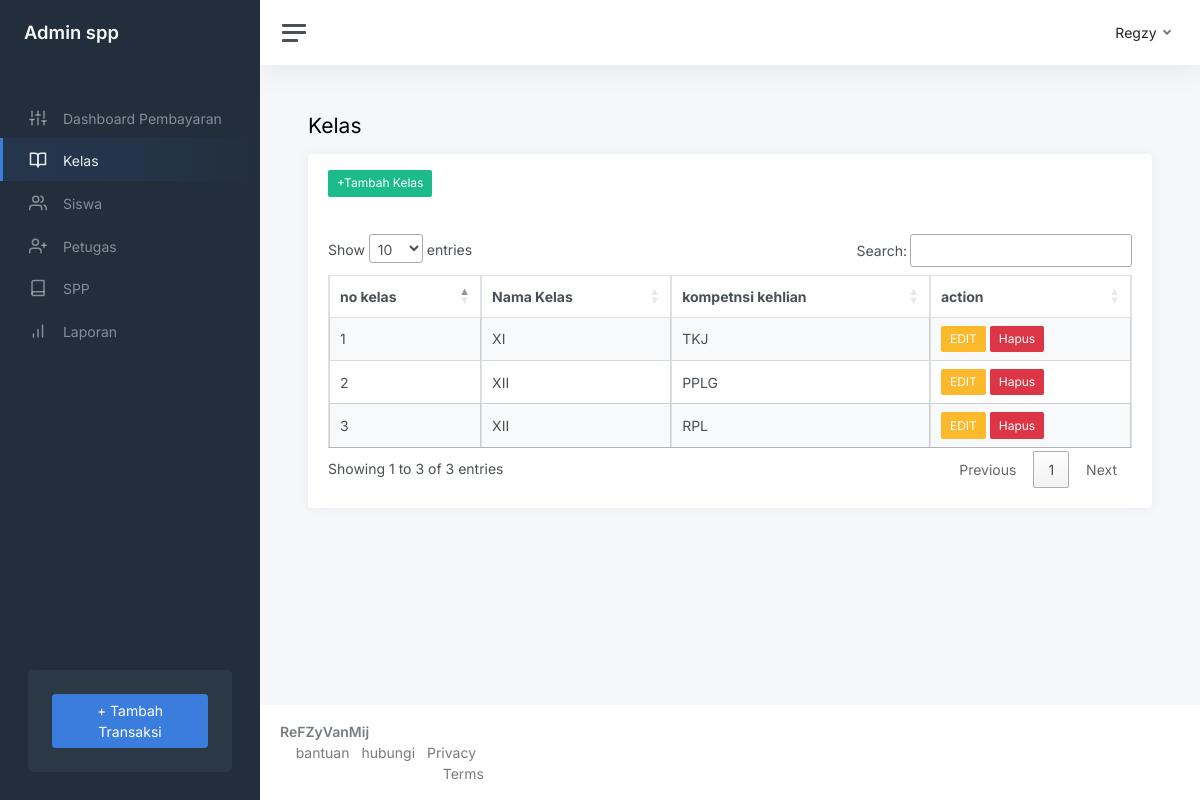
The page /index.php?page=kelas (signed in) on the database its author committed.
### tables this page shows
CREATE TABLE `kelas` (
  `id_kelas` int(11) NOT NULL,
  `nama_kelas` varchar(10) NOT NULL,
  `kompetensi_keahlian` varchar(50) NOT NULL
);

### index.php (the view, shortened to what this page needs)
<!DOCTYPE html>
<html lang="en">
<head>
	<link rel="stylesheet" href="https://cdnjs.cloudflare.com/ajax/libs/twitter-bootstrap/4.5.2/css/bootstrap.min.css" />
		<?php
		$page = isset($_GET['page']) ? $_GET['page'] : '';
		?>
	<link rel="stylesheet" href="//cdn.datatables.net/1.13.6/css/jquery.dataTables.min.css">
	<link href="css/app.css" rel="stylesheet">
</head>
<body>
	<div class="wrapper">
		<nav id="sidebar" class="sidebar js-sidebar">
			<div class="sidebar-content js-simplebar">
				<a class="sidebar-brand" href="index.html">
					<span class="align-middle">Admin spp</span>
				</a>
				<?php
				if (!empty($_SESSION['petugas']['level']) && !empty($_SESSION['petugas']['level'] == 'admin')) {
				?>
					<ul class="sidebar-nav">
						<li class="sidebar-header"></li>
						<li class="sidebar-item
					<?php
					if (empty($_GET['page'])) {
						echo 'active';
					}
					?>
					">
							<a class="sidebar-link" href="index.php">
								<i class="align-middle" data-feather="sliders"></i> <span class="align-middle">Dashboard Pembayaran</span>
							</a>
						</li>
						<li class="sidebar-item
					<?php
					if ($page == 'kelas' || $page == 'tambah-kelas' || $page == 'edit-kelas') {
						echo 'active';
					}
					?>
					">
							<a class="sidebar-link" href="?page=kelas">
								<i class="align-middle" data-feather="book-open"></i> <span class="align-middle">Kelas</span>
							</a>
						</li>
						<li class="sidebar-item
					<?php
					if ($page == 'siswa' || $page == 'tambah-siswa' || $page == 'edit-siswa') {
						echo 'active';
					}
					?>
					">
							<a class="sidebar-link" href="?page=siswa">
								<i class="align-middle" data-feather="users"></i> <span class="align-middle">Siswa</span>
							</a>
						</li>
						<li class="sidebar-item
					<?php
					if ($page == 'petugas'  || $page == 'tambah-petugas' || $page == 'edit-petugas') {
						echo 'active';
					}
					?>
					">
							<a class="sidebar-link" href="?page=petugas">
								<i class="align-middle" data-feather="user-plus"></i> <span class="align-middle">Petugas</span>
							</a>
						</li>
						<li class="sidebar-item
					<?php
					if ($page == 'spp'  || $page == 'tambah-spp' || $page == 'edit-spp') {
						echo 'active';
					}
					?>
					">
							<a class="sidebar-link" href="?page=spp">
								<i class="align-middle" data-feather="book"></i> <span class="align-middle">SPP</span>
							</a>
						</li>
						<li class="sidebar-item
					<?php
					if ($page == 'laporan') {
						echo 'active';
					}
					?>
					">
							<a class="sidebar-link" href="?page=laporan">
								<i class="align-middle" data-feather="bar-chart"></i> <span class="align-middle">Laporan</span>
							</a>
						</li>
					</ul>
					<div class="sidebar-cta">
						<div class="sidebar-cta-content">
							<div class="d-grid">
								<button class="btn btn-primary" data-bs-toggle="modal" data-bs-target="#tambahpembayaran">+ Tambah Transaksi</button>
							</div>
						</div>
					</div>
					<?php
				}
					?>
			</div>
		</nav>
		<div class="main">
			<nav class="navbar navbar-expand navbar-light navbar-bg">
				<a class="sidebar-toggle js-sidebar-toggle">
					<i class="hamburger align-self-center"></i>
				</a>
				<div class="navbar-collapse collapse">
					<ul class="navbar-nav navbar-align">
						<li class="nav-item dropdown">
							<a class="nav-link dropdown-toggle d-none d-sm-inline-block" href="#" data-bs-toggle="dropdown">
								<span class="text-dark">
									<?php
									if (!empty($_SESSION['petugas']['level'])) {
										echo $_SESSION['petugas']['nama_petugas'];
									} else {
										echo $_SESSION['petugas']['nama'];
									}
									?>
								</span>
							</a>
						</li>
					</ul>
				</div>
			</nav>
			<main class="content">
				<div class="container-fluid p-0">
					<?php
					$page = isset($_GET['page']) ? $_GET['page'] : 'dashboard';
					include $page . '.php';
					?>
				</div>
			</main>
			<footer class="footer">
				<div class="container-fluid">
					<div class="row text-muted">
						<div class="col-6 text-start">
							<p class="mb-0">
								<a class="text-muted" href="https://www.instagram.com/refzyvanmij/" target="_blank"><strong>ReFZyVanMij</strong></a>
							<div class="col-6 text-end">
								<ul class="list-inline">
									<li class="list-inline-item">
										<a class="text-muted" href="https://www.google.com/" target="_blank">bantuan</a>
									</li>
									<li class="list-inline-item">
										<a class="text-muted" href="https://www.instagram.com/jokowi/?hl=en" target="_blank">hubungi</a>
									</li>
									<li class="list-inline-item">
										<a class="text-muted" href="https://www.instagram.com/jadihacker.id/?hl=en" target="_blank">Privacy</a>
									</li>
									<li class="list-inline-item">
										<a class="text-muted" href="https://adminkit.io/" target="_blank">Terms</a>
									</li>
								</ul>
							</div>
						</div>
					</div>
			</footer>
		</div>
	</div>
</body>
</html>

### kelas.php (shortened to what this page needs)
<h1 class="h3 mb-3"><strong></strong>Kelas</h1>
<div class="row">
    <div class="col-12">
        <div class="card flex-fill">
            <div class="card-header">
                <a href="?page=tambah-kelas" class="btn btn-success btn-sm">+Tambah Kelas</a>
            </div>
            <div class="card-body">
                <table class="table table-bordered table-striped table-hover cell-border" id="kelas">
                    <thead>
                        <tr>
                            <th>no kelas</th>
                            <th>Nama Kelas</th>
                            <th>kompetnsi kehlian</th>
                            <th>action</th>
                        </tr>
                    </thead>
                    <tbody>
                        <?php
                        $no = 1;
                        $query = mysqli_query($koneksi, "SELECT * FROM kelas ");
                        while ($data = mysqli_fetch_array($query)) {
                        ?>
                            <tr>
                                <td><?php echo $no++ ?> </td>
                                <td><?php echo $data['nama_kelas'] ?></td>
                                <td><?php echo $data['kompetensi_keahlian'] ?></td>
                                <td>
                                    <a href="?page=edit-kelas&id=<?php echo $data['id_kelas'] ?>" class="btn btn-warning btn-sm">EDIT</a>
                                    <a href="?page=hapus-kelas&id=<?php echo $data['id_kelas'] ?>" class="btn btn-danger btn-sm">Hapus</a>
                                </td>
                            </tr>
                        <?php
                        }
                        ?>
                    </tbody>
                </table>
            </div>
        </div>
    </div>
</div>

### rows shown on the page
kelas: nama_kelas "XI", kompetensi_keahlian "TKJ"
kelas: nama_kelas "XII", kompetensi_keahlian "PPLG"
kelas: nama_kelas "XII", kompetensi_keahlian "RPL"

### other values the page prints
$_SESSION['petugas']['nama_petugas'] "Regzy"
